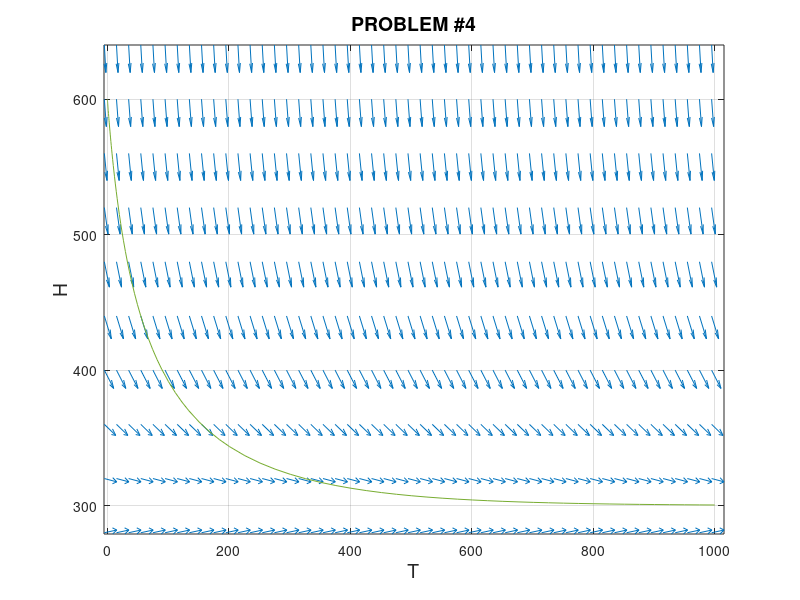

MATLAB code to generate this figure:
%April Dawn Kester
%akester
%AMS 20
%April 24, 2013
%Problem #4

[t h] = meshgrid(-5:20:1000,280:40:650);

dh = (-5*10^(-11))*(h.^4-300^4);   
dt = ones(size(dh));

L = sqrt(dt.^2 + dh.^2);

quiver(t,h,dt./L,dh./L,0.5); axis tight
hold on

f=@(t,h)(-5*10^(-11))*(h.^4-300^4);
t0=0; %CHANGES BASED ON INITIAL CONDITION
t1=1000;
h0=600; %CHANGES BASED ON INITIAL CONDITION *******

[t,h] = ode45(f,[t0,t1],h0);

plot(t,h); h(t==10) %FIND APPROX VALUE AT y(t)*******
grid on
hold on

xlabel('T','fontsize',14)
ylabel('H','fontsize',14)
title('PROBLEM #4','fontsize',14)